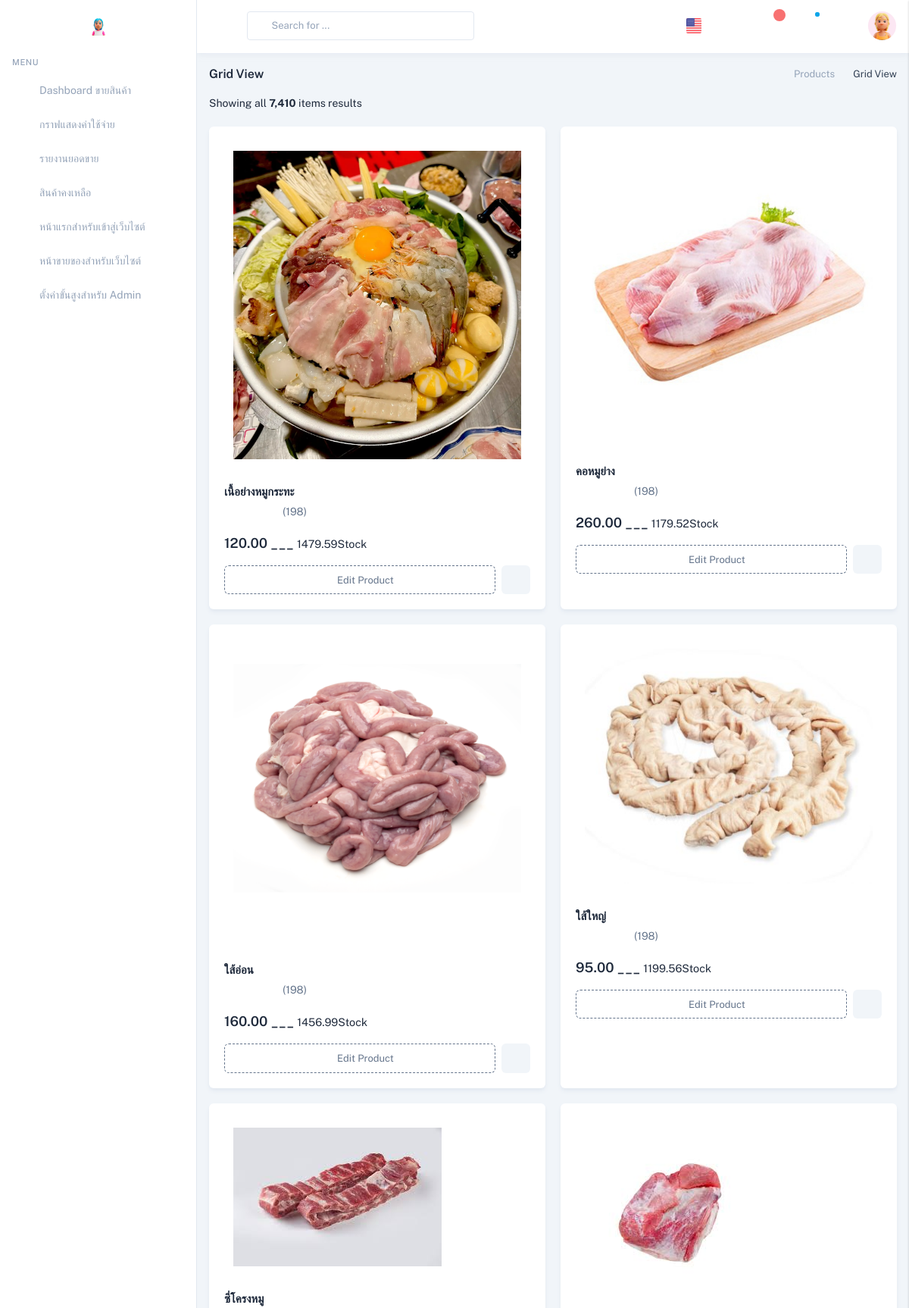
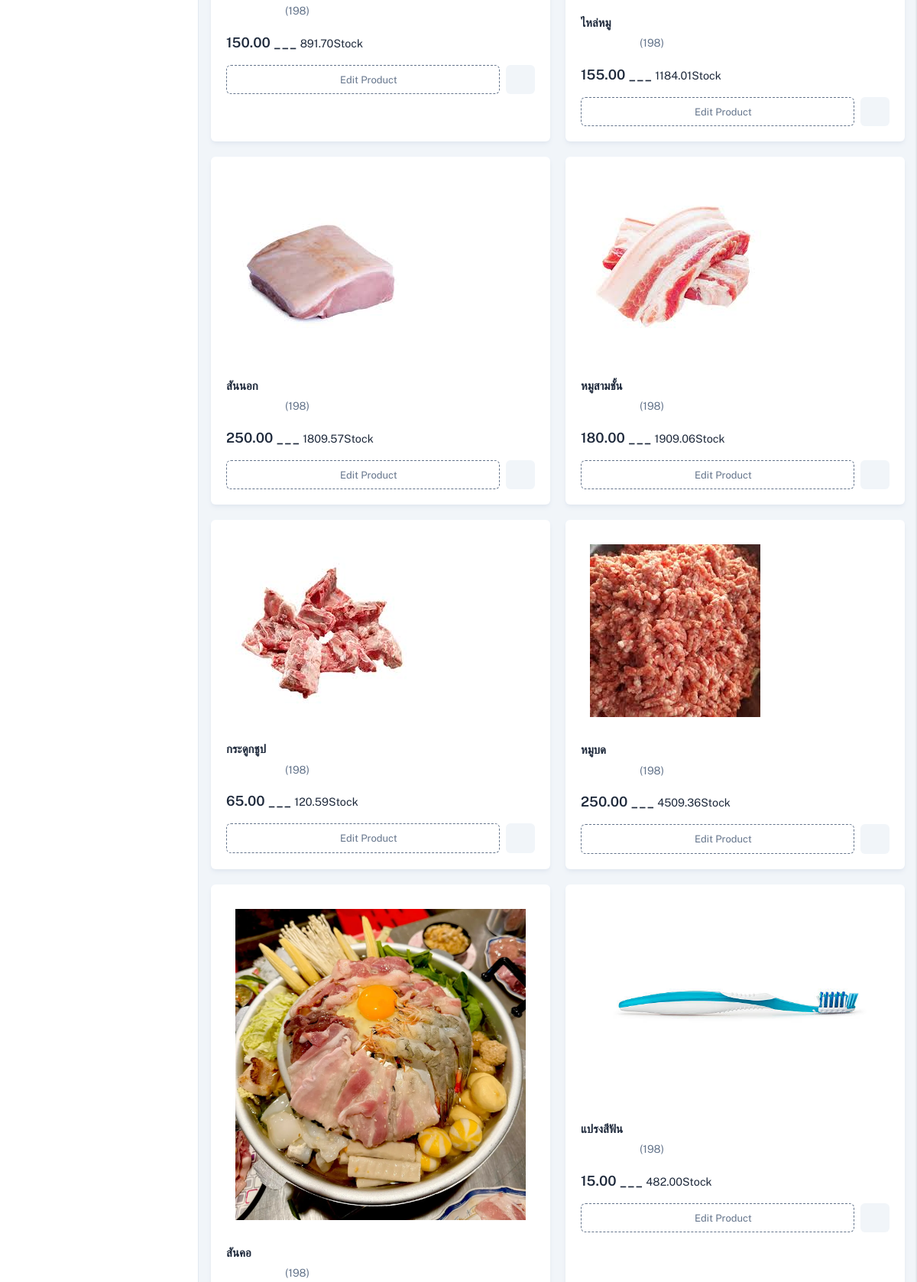
/ProductPreview/ (signed in, upper part), run on the app's committed database (2 pictures, top to bottom).
### productapp/models.py (models this page shows, shortened)
class Product1(models.Model):
    category = models.ForeignKey(Category, on_delete=models.CASCADE,null=True)  # เชื่อมโยงกับ Category
    name = models.CharField(max_length=100)  # ชื่อสินค้า
    description = models.TextField(max_length=500)
    price = models.DecimalField(max_digits=10, decimal_places=2)
    stock = models.DecimalField(max_digits=10, decimal_places=2)
    is_trending = models.BooleanField(default=False)
    image = models.ImageField(upload_to="product")
    profitprice = models.DecimalField(max_digits=10, decimal_places=2)
    created_at = models.DateTimeField(auto_now_add=True)  # วันที่เพิ่ม
    updated_at = models.DateTimeField(auto_now=True)      # วันที่แก้ไข
    barcode = models.IntegerField()

### DashboardUser/views.py (the view)
@login_required(login_url='/login_cover/')
@user_passes_test(is_special_admin,login_url='/eror404/')
def ProductPreview(request):
    ProductStock = Product1.objects.filter(stock__lt=10).values("id", "name", "stock","updated_at")
    Products = Product1.objects.filter(is_trending=True)
    filter2 = Category.objects.all()
    category_id = request.GET.get('category', None)
    min_price = request.GET.get('min_price', None)
    max_price = request.GET.get('max_price', None)
    sort_by = request.GET.get('sort', 'default')
    print(f"🟢 Category ID: {category_id}, Min Price: {min_price}, Max Price: {max_price}, Sort: {sort_by}")
    products = Product1.objects.all()
    ProductStock = Product1.objects.filter(stock__lt=10).values("id", "name", "stock","updated_at")
    total_product_count = Product1.objects.filter(stock__lt=10).count()
    print ("การนับข้อมูล",total_product_count);
    if category_id and category_id.isdigit():
        products = products.filter(category_id=int(category_id))
        print(f"✅ Filtered by Category ({category_id}): {products.count()} items found")
    try:
        if min_price:
            min_price = float(min_price)
            products = products.filter(price__gte=min_price)
            print(f"✅ Filtered by Min Price ({min_price}): {products.count()} items found")
        if max_price:
            max_price = float(max_price)
            products = products.filter(price__lte=max_price)
            print(f"✅ Filtered by Max Price ({max_price}): {products.count()} items found")
    except ValueError:
        print("⚠️ Warning: ราคาไม่ใช่ตัวเลขที่ถูกต้อง")
    if sort_by == 'highest':
        products = products.order_by('-price')  # ราคาสูงไปต่ำ
        print("✅ Sorted by Highest Price")
    elif sort_by == 'lowest':
        products = products.order_by('price')  # ราคาต่ำไปสูง
        print("✅ Sorted by Lowest Price")
    elif sort_by == 'newest':
        products = products.order_by('-created_at')  # สินค้าใหม่สุด
        print("✅ Sorted by Newest")
    print(f"🔵 Total Products After Filtering: {products.count()}")
    return render(request, "ProductPreview.html", {
        "Products": Products,  # ✅ สินค้ายอดนิยม
        "products": products,  # ✅ สินค้าทั้งหมด (ที่ถูกกรองแล้ว)
        "filter1": Product1.objects.all(),  # ✅ ข้อมูลสินค้าทั้งหมด
        "filter2": filter2,    # ✅ หมวดหมู่ทั้งหมด
        "categories": Category.objects.all(),  # ✅ หมวดหมู่ทั้งหมด (อีกตัว)
        "ProductStock":ProductStock,
        "total_product_count":total_product_count,
    })

### DashboardUser/views.py (called while the page is built)
def is_special_admin(user):
    print(f"Checking access for: {user}")
    print(f"User Authenticated: {user.is_authenticated}")
    print(f"User Groups: {user.groups.all()}")
    return user.is_authenticated and user.groups.filter(name='SpecialAdmin').exists()

### DashboardUser/templates/ProductPreview.html (shortened to what this page needs)
{% extends "LayoutDashbords.html"%}
{% load humanize %}
{% load static %}
{% block content%}
<div class="relative min-h-screen group-data-[sidebar-size=sm]:min-h-sm">
    <div class="group-data-[sidebar-size=lg]:ltr:md:ml-vertical-menu group-data-[sidebar-size=lg]:rtl:md:mr-vertical-menu group-data-[sidebar-size=md]:ltr:ml-vertical-menu-md group-data-[sidebar-size=md]:rtl:mr-vertical-menu-md group-data-[sidebar-size=sm]:ltr:ml-vertical-menu-sm group-data-[sidebar-size=sm]:rtl:mr-vertical-menu-sm pt-[calc(theme('spacing.header')_*_1)] pb-[calc(theme('spacing.header')_*_0.8)] px-4 group-data-[navbar=bordered]:pt-[calc(theme('spacing.header')_*_1.3)] group-data-[navbar=hidden]:pt-0 group-data-[layout=horizontal]:mx-auto group-data-[layout=horizontal]:max-w-screen-2xl group-data-[layout=horizontal]:px-0 group-data-[layout=horizontal]:group-data-[sidebar-size=lg]:ltr:md:ml-auto group-data-[layout=horizontal]:group-data-[sidebar-size=lg]:rtl:md:mr-auto group-data-[layout=horizontal]:md:pt-[calc(theme('spacing.header')_*_1.6)] group-data-[layout=horizontal]:px-3 group-data-[layout=horizontal]:group-data-[navbar=hidden]:pt-[calc(theme('spacing.header')_*_0.9)]">
        <div class="container-fluid group-data-[content=boxed]:max-w-boxed mx-auto">
            <div class="flex flex-col gap-2 py-4 md:flex-row md:items-center print:hidden">
                <div class="grow">
                    <h5 class="text-16">Grid View</h5>
                </div>
                <ul class="flex items-center gap-2 text-sm font-normal shrink-0">
                    <li class="relative before:content-['\ea54'] before:font-remix ltr:before:-right-1 rtl:before:-left-1  before:absolute before:text-[18px] before:-top-[3px] ltr:pr-4 rtl:pl-4 before:text-slate-400 dark:text-zink-200">
                        <a href="#!" class="text-slate-400 dark:text-zink-200">Products</a>
                    </li>
                    <li class="text-slate-700 dark:text-zink-100">
                        Grid View
                    </li>
                </ul>
            </div>
            <div class="grid grid-cols-1 2xl:grid-cols-12 gap-x-5 ">
                <div class="2xl:col-span-9">
                    <div class="flex flex-wrap items-center gap-2">
                        <p class="grow">Showing all <b>7,410</b> items results</p>
                    </div>
                    <div class="grid grid-cols-1 mt-5 md:grid-cols-2 [&.gridView]:grid-cols-1 xl:grid-cols-4 group [&.gridView]:xl:grid-cols-1 gap-x-5" id="cardGridView">
                        {% for Product1 in products %}
                        <div class="card md:group-[.gridView]:flex relative" >
                            <div class="relative group-[.gridView]:static p-8 group-[.gridView]:p-5">
                                <div class="group-[.gridView]:p-3 group-[.gridView]:bg-slate-100 dark:group-[.gridView]:bg-zink-600 group-[.gridView]:inline-block rounded-md">
                                    <img src="{{ Product1.image.url }}" alt="" class="group-[.gridView]:h-16">
                                </div>
                            </div>
                            <div class="card-body !pt-0 md:group-[.gridView]:flex group-[.gridView]:!p-5 group-[.gridView]:gap-3 group-[.gridView]:grow">
                                <div class="group-[.gridView]:grow">
                                    <h6 class="mb-1 truncate transition-all duration-200 ease-linear text-15 hover:text-custom-500"><a href="{% url 'EditAdd' Product1.id %}">{{Product1.name}}</a></h6>
                                    <div class="flex items-center text-slate-500 dark:text-zink-200">
                                        <div class="mr-1 text-yellow-500 shrink-0 text-15">
                                            <i class="ri-star-fill"></i>
                                            <i class="ri-star-fill"></i>
                                            <i class="ri-star-fill"></i>
                                            <i class="ri-star-fill"></i>
                                            <i class="ri-star-half-line"></i>
                                        </div>
                                        (198)
                                    </div>
                                    <h5 class="mt-4 text-10">{{Product1.price}} ___  <small class="font-normal  text-10 "> {{Product1.stock}}Stock</small></h5>
                                </div>
                                <div class="flex items-center gap-2 mt-4 group-[.gridView]:mt-0 group-[.gridView]:self-end">
                                     <a href="{% url 'EditAdd' Product1.id %}" class="w-full bg-white border-dashed text-slate-500 btn border-slate-500 hover:text-slate-500 hover:bg-slate-50 hover:border-slate-600 focus:text-slate-600 focus:bg-slate-50 focus:border-slate-600 active:text-slate-600 active:bg-slate-50 active:border-slate-600 dark:bg-zink-700 dark:text-zink-200 dark:border-zink-400 dark:ring-zink-400/20 dark:hover:bg-zink-600 dark:hover:text-zink-100 dark:focus:bg-zink-600 dark:focus:text-zink-100 dark:active:bg-zink-600 dark:active:text-zink-100">
                                        <i data-lucide="shopping-cart" class="inline-block w-3 h-3 leading-none"></i>
                                        <span class="align-middle">Edit Product</span>
                                    </a>
                                    <div class="relative float-right dropdown">
                                        <button class="flex items-center justify-center w-[38.39px] h-[38.39px] dropdown-toggle p-0 text-slate-500 btn bg-slate-100 hover:text-white hover:bg-slate-600 focus:text-white focus:bg-slate-600 focus:ring focus:ring-slate-100 active:text-white active:bg-slate-600 active:ring active:ring-slate-100 dark:bg-slate-500/20 dark:text-slate-400 dark:hover:bg-slate-500 dark:hover:text-white dark:focus:bg-slate-500 dark:focus:text-white dark:active:bg-slate-500 dark:active:text-white dark:ring-slate-400/20" id="productList1" data-bs-toggle="dropdown"><i data-lucide="more-horizontal" class="w-3 h-3"></i></button>
                                    </div>
                                </div>
                            </div>
                        </div>
                        {% endfor %}
                    </div>
                </div>
            </div>
        </div>
    </div>
</div>
{% endblock%}

### data on the page
Product1: image (picture), name "เนื้อย่างหมูกระทะ", price "120.00", stock "1479.59"
Product1: image (picture), name "คอหมูย่าง", price "260.00", stock "1179.52"
Product1: image (picture), name "ใส้อ่อน", price "160.00", stock "1456.99"
Product1: image (picture), name "ใส้ใหญ่", price "95.00", stock "1199.56"
Product1: image (picture), name "ซี่โครงหมู", price "150.00", stock "891.70"
Product1: image (picture), name "ไหล่หมู", price "155.00", stock "1184.01"
Product1: image (picture), name "สันนอก", price "250.00", stock "1809.57"
Product1: image (picture), name "หมูสามชั้น", price "180.00", stock "1909.06"
Product1: image (picture), name "กระดูกชูป", price "65.00", stock "120.59"
Product1: image (picture), name "หมูบด", price "250.00", stock "4509.36"
Product1: image (picture), name "สันคอ"
Product1: image (picture), name "แปรงสีฟัน", price "15.00", stock "482.00"
